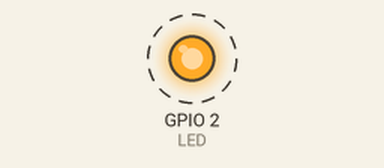
Bench run of a program on a simulated ESP32. On the bench: output pins drawn as LEDs (lit = HIGH). Dashed ring = blinking. What the program prints to the serial monitor is not drawn.

Above: at 0.5 s.
Timing chart, 0 to 4.6 s (numbered marks = the images above):
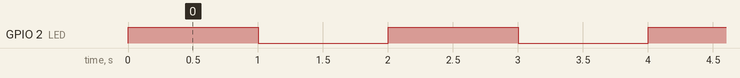

Measured:
- by itself, GPIO 2 (LED): alternates HIGH for 1.0 s and LOW for 1.0 s

The program:

main.cpp
```cpp
#include <Arduino.h>
#include "freertos/task.h"
#include "freertos/queue.h"
#include "freertos/FreeRTOS.h"

#define LED 2

QueueHandle_t xFilaHandle;
TaskHandle_t xTask1Handle,xTask2Handle;

void vTask1(void *pvParametes);
void vTask2(void *pvParametes);


void setup() {
  Serial.begin(9600);
  pinMode(LED,OUTPUT);
  xTaskCreate(vTask1,"TASK1",configMINIMAL_STACK_SIZE+1024,NULL,1, &xTask1Handle);
  xTaskCreate(vTask2,"TASK2",configMINIMAL_STACK_SIZE+1024,NULL,1, &xTask2Handle);
  xFilaHandle = xQueueCreate(1,sizeof(int));

  if(xFilaHandle == NULL){
    Serial.println("Erro ao criar queue");
    while(1);
  }

}

void loop() {
  digitalWrite(LED,!digitalRead(LED));
  vTaskDelay(pdMS_TO_TICKS(1000));
}

void vTask1(void *pvParametes){
  int count = 0;
  while(1){
    if(count < 10){
      xQueueSend(xFilaHandle,&count,portMAX_DELAY);
      count++;
    }else{
      count = 0;
      vTaskDelay(pdMS_TO_TICKS(5000));
    }
    vTaskDelay(pdMS_TO_TICKS(500));

  }


}

void vTask2(void *pvParametes){
  int recived_value = 0;
  while(1){
    if(xQueueReceive(xFilaHandle,&recived_value,pdMS_TO_TICKS(1000)) == pdTRUE){
      Serial.println("Valor Recebido: " + String(recived_value));
    }else{
      Serial.println("TIMEOUT");
    }
  }

}
```
